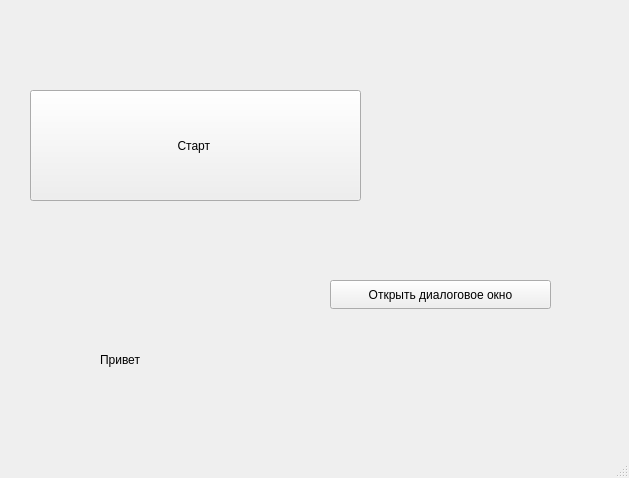
<?xml version="1.0" encoding="UTF-8"?>
<ui version="4.0">
 <class>MainWindow</class>
 <widget class="QMainWindow" name="MainWindow">
  <property name="geometry">
   <rect>
    <x>0</x>
    <y>0</y>
    <width>629</width>
    <height>478</height>
   </rect>
  </property>
  <property name="windowTitle">
   <string>MainWindow</string>
  </property>
  <widget class="QWidget" name="centralwidget">
   <widget class="QPushButton" name="pushButton">
    <property name="geometry">
     <rect>
      <x>30</x>
      <y>90</y>
      <width>331</width>
      <height>111</height>
     </rect>
    </property>
    <property name="text">
     <string>Старт </string>
    </property>
   </widget>
   <widget class="QLabel" name="label">
    <property name="geometry">
     <rect>
      <x>100</x>
      <y>350</y>
      <width>201</width>
      <height>20</height>
     </rect>
    </property>
    <property name="text">
     <string>Привет</string>
    </property>
   </widget>
   <widget class="QPushButton" name="pushButton_2">
    <property name="geometry">
     <rect>
      <x>330</x>
      <y>280</y>
      <width>221</width>
      <height>29</height>
     </rect>
    </property>
    <property name="text">
     <string>Открыть диалоговое окно</string>
    </property>
   </widget>
  </widget>
  <widget class="QMenuBar" name="menubar">
   <property name="geometry">
    <rect>
     <x>0</x>
     <y>0</y>
     <width>629</width>
     <height>26</height>
    </rect>
   </property>
  </widget>
  <widget class="QStatusBar" name="statusbar"/>
 </widget>
 <resources/>
 <connections/>
</ui>
